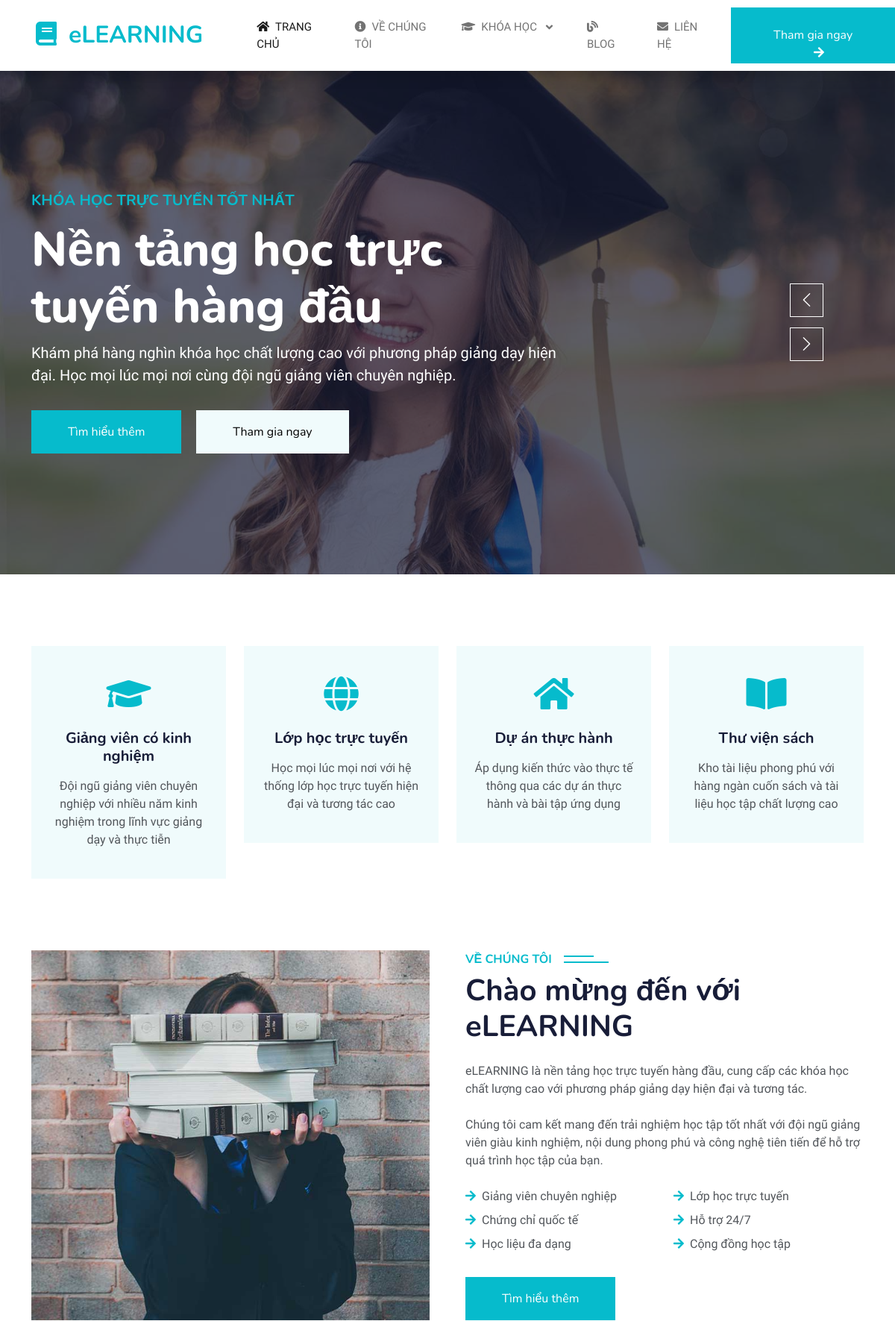
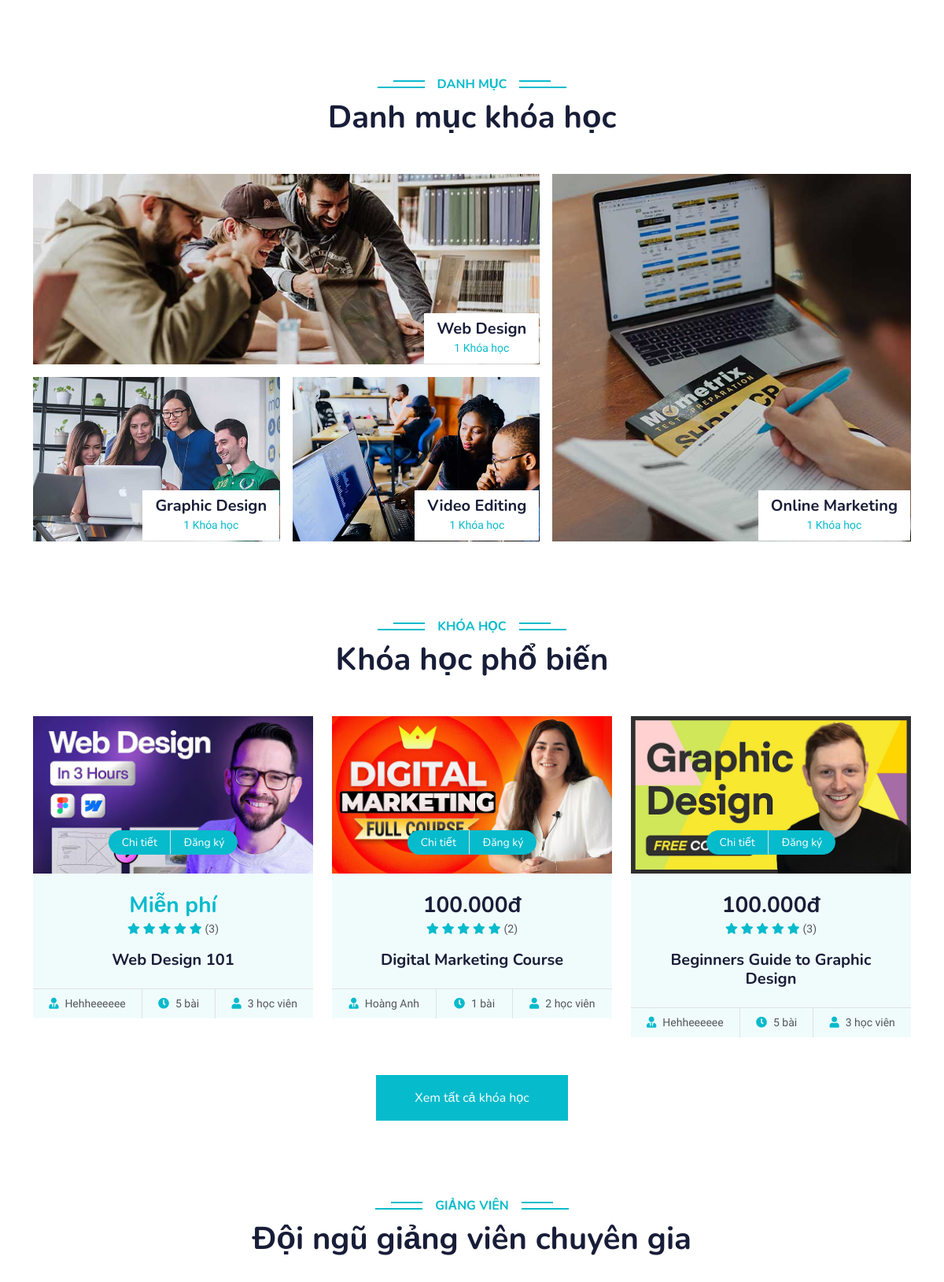
The page /public/index.php (upper part) on the database its author committed (2 pictures, top to bottom).
### tables this page shows
CREATE TABLE `categories` (
  `id` int(11) NOT NULL,
  `name` varchar(100) DEFAULT NULL
);

CREATE TABLE `courses` (
  `id` int(11) NOT NULL,
  `title` varchar(255) DEFAULT NULL,
  `description` text DEFAULT NULL,
  `price` decimal(10,2) DEFAULT NULL,
  `instructor_id` int(11) DEFAULT NULL,
  `created_at` datetime DEFAULT current_timestamp(),
  `thumbnail` text DEFAULT NULL
);

CREATE TABLE `users` (
  `user_id` int(11) NOT NULL,
  `username` varchar(50) DEFAULT NULL,
  `name` varchar(100) DEFAULT NULL,
  `email` varchar(100) DEFAULT NULL,
  `avatar` text DEFAULT NULL,
  `password` varchar(255) DEFAULT NULL,
  `role` enum('student','instructor','admin') NOT NULL,
  `status` enum('active','inactive') NOT NULL DEFAULT 'active',
  `created_at` datetime DEFAULT current_timestamp()
);

### public/index.php (the view, shortened to what the rows shown need)
<?php
require_once __DIR__ . '/../includes/bootstrap.php';
require_once __DIR__ . '/../classes/CourseManager.php';
$courseManager = new CourseManager();
$categories = $courseManager->getAllCategories();
$popularCourses = $courseManager->getAllCourses(6);
?>
<!DOCTYPE html>
<html lang="en">
<head>
    <link href="https://cdnjs.cloudflare.com/ajax/libs/font-awesome/5.10.0/css/all.min.css" rel="stylesheet">
    <link href="https://cdn.jsdelivr.net/npm/bootstrap-icons@1.4.1/font/bootstrap-icons.css" rel="stylesheet">
    <link href="assets/lib/animate/animate.min.css" rel="stylesheet">
    <link href="assets/lib/owlcarousel/assets/owl.carousel.min.css" rel="stylesheet">
    <link href="assets/css/bootstrap.min.css" rel="stylesheet">
    <link href="assets/css/style.css" rel="stylesheet">
</head>
<body>
    <?php include 'includes/header.php'; ?>
    <div class="container-fluid p-0 mb-5">
        <div class="owl-carousel header-carousel position-relative">
            <div class="owl-carousel-item position-relative">
                <div class="position-absolute top-0 start-0 w-100 h-100 d-flex align-items-center" style="background: rgba(24, 29, 56, .7);">
                    <div class="container">
                        <div class="row justify-content-start">
                            <div class="col-sm-10 col-lg-8">
                                <h1 class="display-3 text-white animated slideInDown">Nền tảng học trực tuyến hàng đầu</h1>
                            </div>
                        </div>
                    </div>
                </div>
            </div>
        </div>
    </div>
    <div class="container-xxl py-5">
        <div class="container">
            <div class="row g-5">
                <div class="col-lg-6 wow fadeInUp" data-wow-delay="0.3s">
                    <h1 class="mb-4">Chào mừng đến với eLEARNING</h1>
                </div>
            </div>
        </div>
    </div>
    <div class="container-xxl py-5 category">
        <div class="container">
            <div class="text-center wow fadeInUp" data-wow-delay="0.1s">
                <h1 class="mb-5">Danh mục khóa học</h1>
            </div>
            <div class="row g-3">
                <div class="col-lg-7 col-md-6">
                    <div class="row g-3">
                        <?php
                        $firstCategories = array_slice($categories, 0, min(3, count($categories)));
                        $delay = 0.1;
                        foreach ($firstCategories as $index => $category):
                            $width = $index == 0 ? 'col-lg-12' : 'col-lg-6';
                        ?>
                            <div class="<?php echo $width; ?> col-md-12 wow zoomIn" data-wow-delay="<?php echo $delay; ?>s">
                                <a class="position-relative d-block overflow-hidden" href="courses.php?category=<?php echo $category['id']; ?>">
                                    <img class="img-fluid" src="assets/img/cat-<?php echo $index + 1; ?>.jpg" alt="<?php echo htmlspecialchars($category['name']); ?>">
                                    <div class="bg-white text-center position-absolute bottom-0 end-0 py-2 px-3" style="margin: 1px;">
                                        <h5 class="m-0"><?php echo htmlspecialchars($category['name']); ?></h5>
                                        <small class="text-primary"><?php echo $category['course_count']; ?> Khóa học</small>
                                    </div>
                                </a>
                            </div>
                        <?php
                            $delay += 0.2;
                        endforeach;
                        ?>
                    </div>
                </div>
                <?php if (isset($categories[3])): ?>
                    <div class="col-lg-5 col-md-6 wow zoomIn" data-wow-delay="0.7s" style="min-height: 350px;">
                        <a class="position-relative d-block h-100 overflow-hidden" href="courses.php?category=<?php echo $categories[3]['id']; ?>">
                            <img class="img-fluid position-absolute w-100 h-100" src="assets/img/cat-4.jpg" alt="<?php echo htmlspecialchars($categories[3]['name']); ?>" style="object-fit: cover;">
                            <div class="bg-white text-center position-absolute bottom-0 end-0 py-2 px-3" style="margin: 1px;">
                                <h5 class="m-0"><?php echo htmlspecialchars($categories[3]['name']); ?></h5>
                                <small class="text-primary"><?php echo $categories[3]['course_count']; ?> Khóa học</small>
                            </div>
                        </a>
                    </div>
                <?php endif; ?>
            </div>
        </div>
    </div>
    <div class="container-xxl py-5">
        <div class="container">
            <div class="text-center wow fadeInUp" data-wow-delay="0.1s">
                <h1 class="mb-5">Khóa học phổ biến</h1>
            </div>
            <div class="row g-4 justify-content-center">
                <?php
                $delay = 0.1;
                foreach ($popularCourses as $index => $course):
                    if ($index >= 3) break;
                ?>
                    <div class="col-lg-4 col-md-6 wow fadeInUp" data-wow-delay="<?php echo $delay; ?>s">
                        <div class="course-item bg-light">
                            <div class="position-relative overflow-hidden">
                                <img class="img-fluid" src="<?php echo $course['thumbnail'] ?: 'assets/img/course-' . ($index + 1) . '.jpg'; ?>" alt="<?php echo htmlspecialchars($course['title']); ?>">
                                <div class="w-100 d-flex justify-content-center position-absolute bottom-0 start-0 mb-4">
                                    <a href="course-detail.php?id=<?php echo $course['id']; ?>" class="flex-shrink-0 btn btn-sm btn-primary px-3 border-end" style="border-radius: 30px 0 0 30px;">Chi tiết</a>
                                    <a href="enroll.php?course_id=<?php echo $course['id']; ?>" class="flex-shrink-0 btn btn-sm btn-primary px-3" style="border-radius: 0 30px 30px 0;">Đăng ký</a>
                                </div>
                            </div>
                            <div class="text-center p-4 pb-0">
                                <h3 class="mb-0">
                                    <?php if ($course['price'] > 0): ?>
                                        <?php echo number_format($course['price'], 0, ',', '.'); ?>đ
                                    <?php else: ?>
                                        <span class="text-primary">Miễn phí</span>
                                    <?php endif; ?>
                                </h3>
                                <div class="mb-3">
                                    <small class="fa fa-star text-primary"></small>
                                    <small class="fa fa-star text-primary"></small>
                                    <small class="fa fa-star text-primary"></small>
                                    <small class="fa fa-star text-primary"></small>
                                    <small class="fa fa-star text-primary"></small>
                                    <small>(<?php echo $course['student_count']; ?>)</small>
                                </div>
                                <h5 class="mb-4"><?php echo htmlspecialchars($course['title']); ?></h5>
                            </div>
                            <div class="d-flex border-top">
                                <small class="flex-fill text-center border-end py-2"><i class="fa fa-user-tie text-primary me-2"></i><?php echo htmlspecialchars($course['instructor_name']); ?></small>
                                <small class="flex-fill text-center border-end py-2"><i class="fa fa-clock text-primary me-2"></i><?php echo $course['lesson_count']; ?> bài</small>
                                <small class="flex-fill text-center py-2"><i class="fa fa-user text-primary me-2"></i><?php echo $course['student_count']; ?> học viên</small>
                            </div>
                        </div>
                    </div>
                <?php
                    $delay += 0.2;
                endforeach;
                ?>
            </div>
        </div>
    </div>
    <div class="container-xxl py-5">
        <div class="container">
            <div class="text-center wow fadeInUp" data-wow-delay="0.1s">
                <h1 class="mb-5">Đội ngũ giảng viên chuyên gia</h1>
            </div>
        </div>
    </div>
</body>
</html>

### rows shown on the page
categories: shows a picture, name "Web Design", id "1"
categories: shows a picture, name "Graphic Design", course_count "1"
categories: shows a picture, name "Video Editing", course_count "1"
categories: name "Online Marketing"
courses: thumbnail (picture), price "Miễn phí", id "3", title "Web Design 101", instructor.name "Hehheeeeee", lesson_count "5"
courses: thumbnail (picture), price "100.000", instructor "2", title "Digital Marketing Course", instructor.name "Hoàng Anh", lesson_count "1"
courses: thumbnail (picture), price "100.000", student_count "3", title "Beginners Guide to Graphic Design", instructor.name "Hehheeeeee", id "5"

### other values the page prints
$categories[3]['course_count'] "1"
